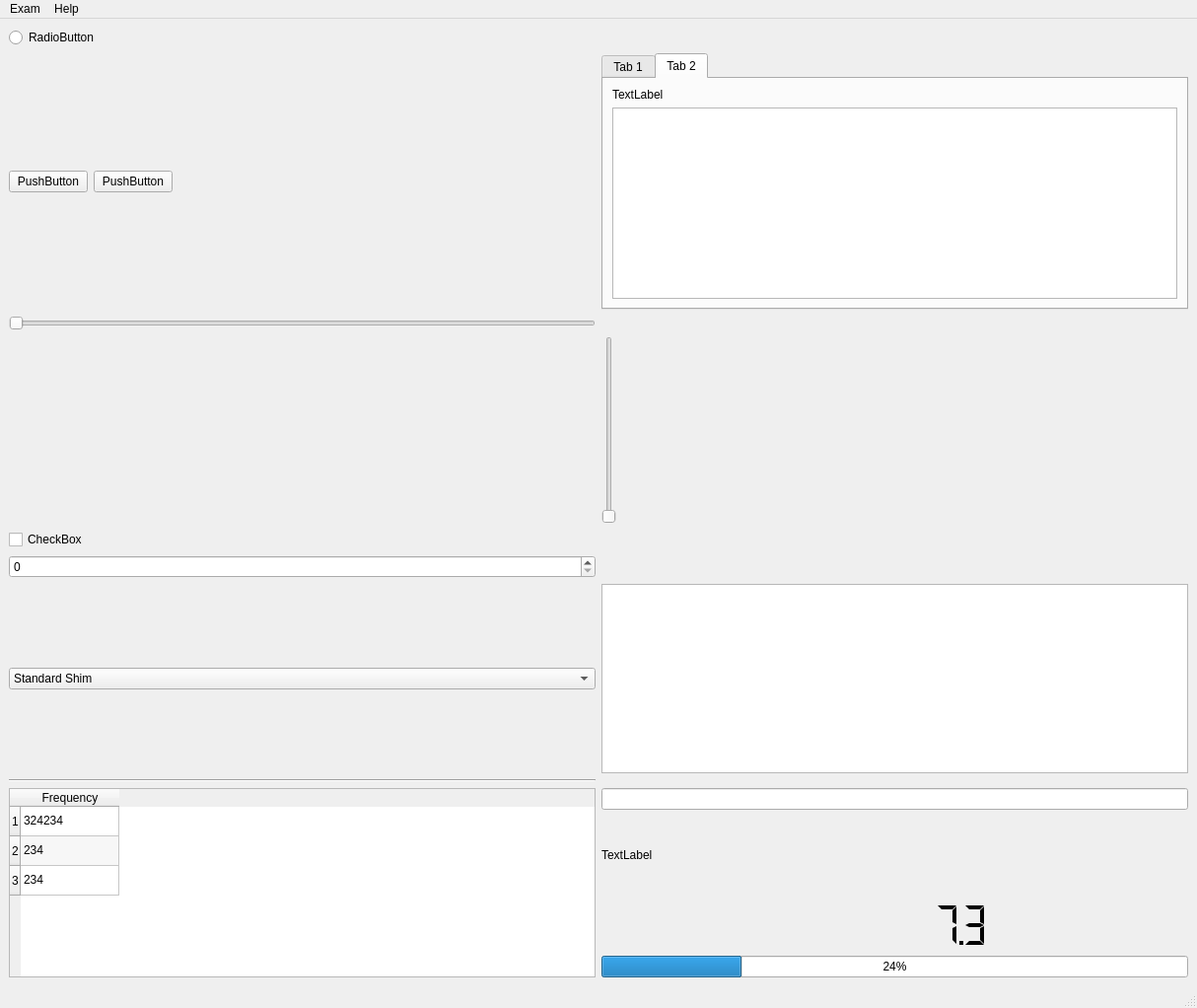
<?xml version="1.0" encoding="UTF-8"?>
<ui version="4.0">
 <class>MainWindow</class>
 <widget class="QMainWindow" name="MainWindow">
  <property name="geometry">
   <rect>
    <x>0</x>
    <y>0</y>
    <width>1214</width>
    <height>1022</height>
   </rect>
  </property>
  <property name="windowTitle">
   <string>MainWindow</string>
  </property>
  <widget class="QWidget" name="centralwidget">
   <layout class="QGridLayout" name="gridLayout">
    <item row="0" column="0">
     <widget class="QRadioButton" name="radioButton">
      <property name="text">
       <string>RadioButton</string>
      </property>
     </widget>
    </item>
    <item row="1" column="0">
     <layout class="QHBoxLayout" name="horizontalLayout">
      <item>
       <widget class="QPushButton" name="pushButton_2">
        <property name="text">
         <string>PushButton</string>
        </property>
       </widget>
      </item>
      <item>
       <widget class="QPushButton" name="pushButton">
        <property name="text">
         <string>PushButton</string>
        </property>
       </widget>
      </item>
      <item>
       <spacer name="horizontalSpacer">
        <property name="orientation">
         <enum>Qt::Horizontal</enum>
        </property>
        <property name="sizeHint" stdset="0">
         <size>
          <width>40</width>
          <height>20</height>
         </size>
        </property>
       </spacer>
      </item>
     </layout>
    </item>
    <item row="1" column="1">
     <widget class="QTabWidget" name="tabWidget">
      <property name="currentIndex">
       <number>1</number>
      </property>
      <widget class="QWidget" name="tab">
       <attribute name="title">
        <string>Tab 1</string>
       </attribute>
       <layout class="QVBoxLayout" name="verticalLayout">
        <item>
         <widget class="QTableWidget" name="tableWidget_2"/>
        </item>
       </layout>
      </widget>
      <widget class="QWidget" name="tab_2">
       <attribute name="title">
        <string>Tab 2</string>
       </attribute>
       <layout class="QVBoxLayout" name="verticalLayout_2">
        <item>
         <widget class="QLabel" name="label_2">
          <property name="text">
           <string>TextLabel</string>
          </property>
         </widget>
        </item>
        <item>
         <widget class="QPlainTextEdit" name="plainTextEdit"/>
        </item>
       </layout>
      </widget>
     </widget>
    </item>
    <item row="2" column="0">
     <widget class="QSlider" name="horizontalSlider">
      <property name="orientation">
       <enum>Qt::Horizontal</enum>
      </property>
     </widget>
    </item>
    <item row="3" column="1">
     <widget class="QSlider" name="verticalSlider">
      <property name="orientation">
       <enum>Qt::Vertical</enum>
      </property>
     </widget>
    </item>
    <item row="4" column="0">
     <widget class="QCheckBox" name="checkBox">
      <property name="text">
       <string>CheckBox</string>
      </property>
     </widget>
    </item>
    <item row="5" column="0">
     <widget class="QSpinBox" name="spinBox"/>
    </item>
    <item row="6" column="1">
     <widget class="QTextEdit" name="textEdit"/>
    </item>
    <item row="7" column="0">
     <widget class="Line" name="line">
      <property name="orientation">
       <enum>Qt::Horizontal</enum>
      </property>
     </widget>
    </item>
    <item row="8" column="0" rowspan="4">
     <widget class="QTableWidget" name="tableWidget">
      <property name="alternatingRowColors">
       <bool>true</bool>
      </property>
      <property name="showGrid">
       <bool>true</bool>
      </property>
      <row>
       <property name="text">
        <string>1</string>
       </property>
      </row>
      <row>
       <property name="text">
        <string>2</string>
       </property>
      </row>
      <row>
       <property name="text">
        <string>3</string>
       </property>
      </row>
      <column>
       <property name="text">
        <string>Frequency</string>
       </property>
      </column>
      <item row="0" column="0">
       <property name="text">
        <string>324234</string>
       </property>
      </item>
      <item row="1" column="0">
       <property name="text">
        <string>234</string>
       </property>
      </item>
      <item row="2" column="0">
       <property name="text">
        <string>234</string>
       </property>
      </item>
     </widget>
    </item>
    <item row="8" column="1">
     <widget class="QLineEdit" name="lineEdit"/>
    </item>
    <item row="9" column="1">
     <widget class="QLabel" name="label">
      <property name="text">
       <string>TextLabel</string>
      </property>
     </widget>
    </item>
    <item row="10" column="1">
     <widget class="QLCDNumber" name="lcdNumber">
      <property name="maximumSize">
       <size>
        <width>16777215</width>
        <height>50</height>
       </size>
      </property>
      <property name="frameShape">
       <enum>QFrame::NoFrame</enum>
      </property>
      <property name="midLineWidth">
       <number>-1</number>
      </property>
      <property name="smallDecimalPoint">
       <bool>true</bool>
      </property>
      <property name="digitCount">
       <number>7</number>
      </property>
      <property name="mode">
       <enum>QLCDNumber::Dec</enum>
      </property>
      <property name="segmentStyle">
       <enum>QLCDNumber::Flat</enum>
      </property>
      <property name="value" stdset="0">
       <double>7.300000000000000</double>
      </property>
     </widget>
    </item>
    <item row="11" column="1">
     <widget class="QProgressBar" name="progressBar">
      <property name="value">
       <number>24</number>
      </property>
     </widget>
    </item>
    <item row="6" column="0">
     <widget class="QComboBox" name="comboBox">
      <item>
       <property name="text">
        <string>Standard Shim</string>
       </property>
      </item>
      <item>
       <property name="text">
        <string>Advanced Shim</string>
       </property>
      </item>
     </widget>
    </item>
   </layout>
  </widget>
  <widget class="QMenuBar" name="menubar">
   <property name="geometry">
    <rect>
     <x>0</x>
     <y>0</y>
     <width>1214</width>
     <height>22</height>
    </rect>
   </property>
   <widget class="QMenu" name="menuExam">
    <property name="title">
     <string>Exam</string>
    </property>
   </widget>
   <widget class="QMenu" name="menuHelp">
    <property name="title">
     <string>Help</string>
    </property>
    <addaction name="actionAbout"/>
   </widget>
   <addaction name="menuExam"/>
   <addaction name="menuHelp"/>
  </widget>
  <widget class="QStatusBar" name="statusbar"/>
  <action name="actionAbout">
   <property name="text">
    <string>About...</string>
   </property>
  </action>
 </widget>
 <resources/>
 <connections/>
</ui>
